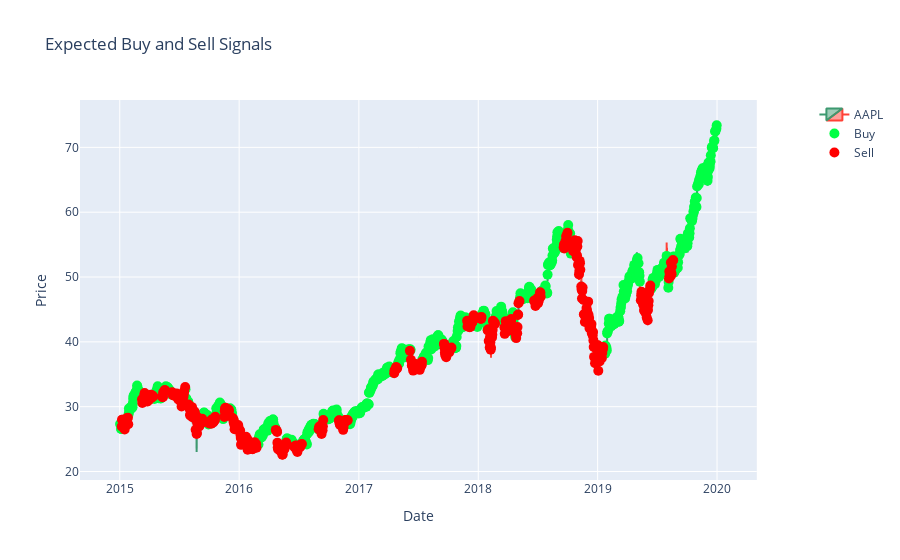

The notebook cell this image was saved under:
### Code cell
exp_sig_fig = plotCandle(stock_df)
exp_sig_fig = plotSignals(exp_sig_fig, stock_df, 'target')
exp_sig_fig.show()

### Figure 1 — Plotly figure (JSON) as saved in the notebook; plotly's stock layout.template omitted (floating-point values rounded to 4 significant figures; data arrays with more than 128 entries replaced by an {"elided": "..."} marker saying what was removed)
{"data": [{"close": {"elided": "1258 float values"}, "high": {"elided": "1258 float values"}, "low": {"elided": "1258 float values"}, "name": "AAPL", "open": {"elided": "1258 float values"}, "type": "candlestick", "x": {"elided": "1258 str values"}}, {"marker": {"color": "#00ff44", "size": 10, "symbol": "circle"}, "mode": "markers", "name": "Buy", "type": "scatter", "x": {"elided": "787 str values"}, "y": {"elided": "787 float values"}}, {"marker": {"color": "#ff0000", "size": 10, "symbol": "circle"}, "mode": "markers", "name": "Sell", "type": "scatter", "x": {"elided": "471 str values"}, "y": {"elided": "471 float values"}}], "layout": {"title": {"text": "Expected Buy and Sell Signals"}, "xaxis": {"anchor": "y", "domain": [0, 0.94], "rangeslider": {"visible": false}, "title": {"text": "Date"}}, "yaxis": {"anchor": "x", "domain": [0, 1], "title": {"text": "Price"}}, "yaxis2": {"anchor": "x", "overlaying": "y", "side": "right"}}}
